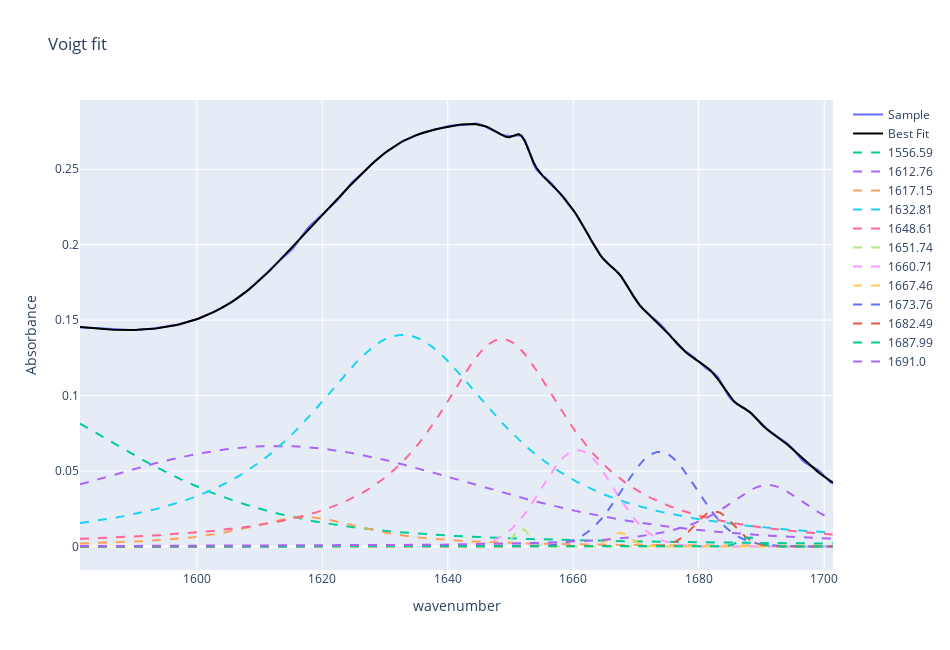

The cell this chart's notebook holds for it:
### Code cell
%%time
fig = fit_voigt(sample, peaks)
fig.write_html("voigt_fit_cpu.html")
